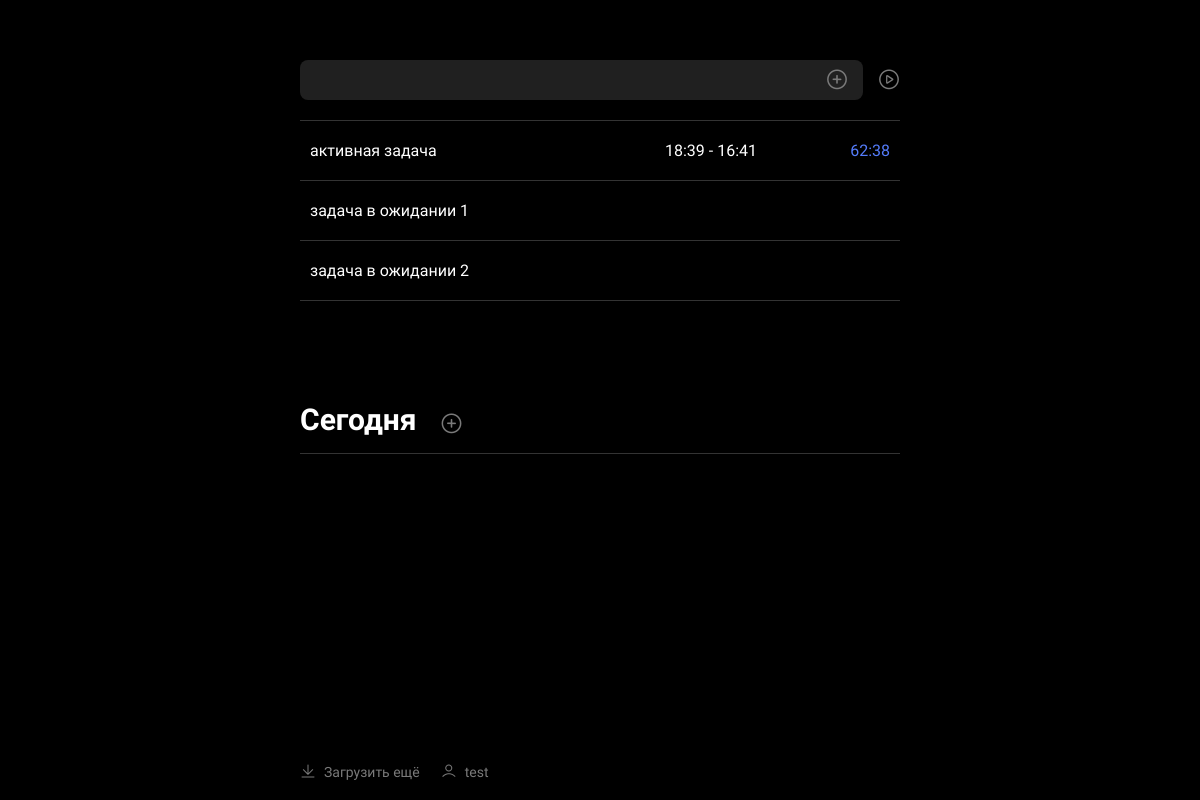
/ (signed in), run on an earlier commit of the app's database.
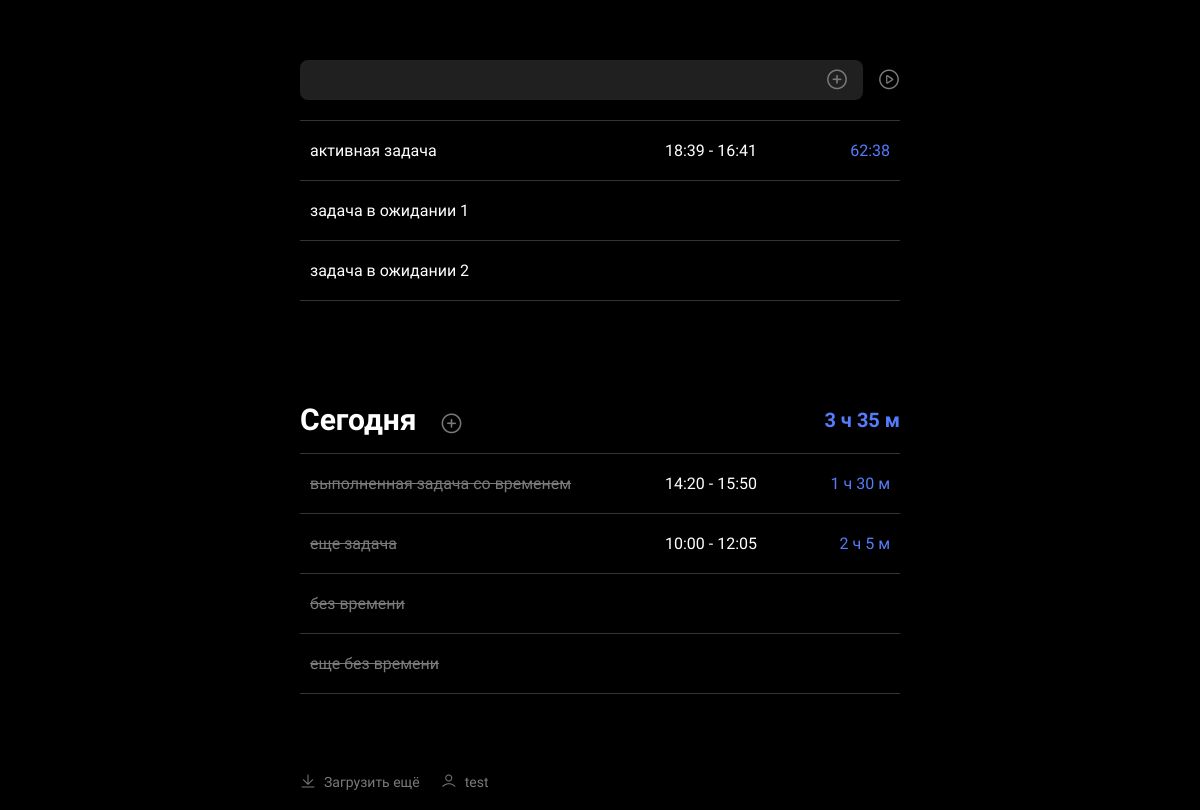
And on a later commit of the database.
### main_app/models.py (models this page shows)
class TaskList(models.Model):
    user = models.ForeignKey(User, on_delete=models.CASCADE, related_name='tasks')
    task_name = models.CharField(max_length=255)
    creation_time = models.DateTimeField(auto_now_add=True)
    task_current_time = models.DateTimeField(null=True)
    is_active = models.BooleanField(default=False)
    is_completed = models.BooleanField(default=False)
    order = models.IntegerField(default=100000)
    completed_task_start_time = models.DateTimeField(null=True, blank=True)
    completed_task_end_time = models.DateTimeField(null=True, blank=True)
    def __str__(self):
        return self.task_name
    class Meta:
        verbose_name = 'Список задач'
        verbose_name_plural = 'Список задач'
    def get_active_task_start_time(self):
        if not self.task_current_time:
            self.task_current_time = timezone.now()
            self.save()
        local_time = timezone.localtime(self.task_current_time, timezone=timezone.get_current_timezone())
        return local_time.strftime('%H:%M')
    @staticmethod
    def get_active_task_current_time():
        return datetime.now().strftime('%H:%M')
    def get_active_task_time_difference(self):
        time_difference = timezone.now() - self.creation_time
        return timedelta_to_minutes_and_seconds(time_difference)
    def get_completed_task_start_time(self):
        local_time = timezone.localtime(self.completed_task_start_time, timezone=timezone.get_current_timezone())
        return local_time.strftime('%H:%M')
    def get_completed_task_end_time(self):
        local_time = timezone.localtime(self.completed_task_end_time, timezone=timezone.get_current_timezone())
        return local_time.strftime('%H:%M')
    def get_completed_task_time_difference(self):
        total_seconds = (self.completed_task_end_time - self.completed_task_start_time).total_seconds()
        hours = total_seconds // 3600
        minutes = (total_seconds % 3600) // 60
        return f'{int(hours)} ч {int(minutes)} м' if hours > 0 else f'{int(minutes)} м'

### main_app/views.py (the view)
# urls.py: path('', views.index, name='index'),
@require_GET
@login_required
def index(request):
    active_task = TaskList.objects.filter(user=request.user, is_active=True).first()
    pending_tasks = TaskList.objects.filter(user=request.user, is_active=False, is_completed=False).order_by('order')
    completed_tasks_with_time = TaskList.objects.filter(
        user=request.user,
        is_completed=True,
        completed_task_start_time__date=today.date()
    ).order_by('-completed_task_start_time')
    completed_tasks_total_time = get_completed_tasks_total_time(completed_tasks_with_time)
    completed_tasks_no_time = TaskList.objects.filter(
        user=request.user,
        is_completed=True,
        creation_time__date=today.date(),
        completed_task_start_time__isnull=True
    )
    form = ChangeLoginAndPasswordForm(request.POST)
    return render(request, 'main_app/index.html', {
        'active_task': active_task,
        'pending_tasks': pending_tasks,
        'completed_tasks_with_time': completed_tasks_with_time,
        'completed_tasks_total_time': completed_tasks_total_time,
        'completed_tasks_no_time': completed_tasks_no_time,
        'month_day': today.date().day,
        'month': MONTHS.get(today.date().month),
        'form': form,
    })

### main_app/utils.py (called while the page is built)
def timedelta_to_minutes_and_seconds(td):
    minutes = td.seconds // 60
    seconds = td.seconds % 60
    return '{:02}:{:02}'.format(minutes, seconds)

def get_completed_tasks_total_time(completed_tasks):
    total_seconds = sum(
        (task.completed_task_end_time - task.completed_task_start_time).total_seconds()
        for task in completed_tasks
    )
    hours = total_seconds // 3600
    minutes = (total_seconds % 3600) // 60
    return f'{int(hours)} ч {int(minutes)} м' if hours > 0 else f'{int(minutes)} м'

### users/forms.py (called while the page is built, shortened)
    def clean_username(self):
        username = self.cleaned_data.get('username')
        if username:
            if User.objects.filter(username=username).exists():
                raise forms.ValidationError('Пользователь с таким именем уже существует')
        return username

    def clean_new_password2(self):
        new_password1 = self.cleaned_data.get('new_password1')
        new_password2 = self.cleaned_data.get('new_password2')
        return new_password2

### main_app/templates/main_app/index.html (shortened to what the changed rows need)
{% extends 'base.html' %}
{% load custom_filters %}
{% block content %}
<main class="main">
    <div class="container">
        <div class="tasks">
            <div class="tasks__block active__tasks">
                <ul class="tasks__block__list sortable__list" id="upper__tasks__block__list">
                    {% for task in pending_tasks %}
                    <li class="tasks__block__list__item list__item waiting-task">
                        <a href="#edit-task-popup" class="list__item__link popup-link" data-item-id="{{ task.pk }}">
                            <div class="list__item__title">{{ task }}</div>
                        </a>
                    </li>
                    {% endfor %}
                </ul>
            </div>
            <div class="tasks__block">
                <div class="tasks__block__info">
                    <div class="tasks__block__info__title">
                        <h2>Сегодня</h2>
                        <a href="#add-completed-task-popup" class="popup-link">
                        </a>
                    </div>
                    <div class="tasks__block__info__time">
                        {% if completed_tasks_total_time != "0 м" %}
                        {{ completed_tasks_total_time }}
                        {% endif %}
                    </div>
                </div>
                <ul class="tasks__block__list" id="today__tasks__block__list">
                    {% for task in completed_tasks_with_time %}
                    <li class="tasks__block__list__item list__item done with__time">
                        <a href="#edit-completed-task-popup" class="list__item__link popup-link"
                           data-item-id="{{ task.pk }}">
                            <div class="list__item__title">{{ task }}</div>
                            <div class="list__item__strend">
                                {{ task.get_completed_task_start_time }} -
                                {{ task.get_completed_task_end_time }}
                            </div>
                            <div class="list__item__spendtime">
                                {{ task.get_completed_task_time_difference }}
                            </div>
                        </a>
                    </li>
                    {% endfor %}
                    {% for task in completed_tasks_no_time %}
                    <li class="tasks__block__list__item list__item done">
                        <a href="#edit-completed-task-popup" class="list__item__link popup-link"
                           data-item-id="{{ task.pk }}">
                            <div class="list__item__title">{{ task }}</div>
                            <div class="list__item__strend"></div>
                            <div class="list__item__spendtime"></div>
                        </a>
                    </li>
                    {% endfor %}
                </ul>
            </div>
        </div>
    </div>
</main>
{% endblock content %}

What changed in the data, as far as the page shows it:
now on this page (row edited): TaskList: task_name "выполненная задача со временем", get_completed_task_start_time "14:20", get_completed_task_end_time "15:50", get_completed_task_time_difference "1 ч 30 м", shown under "Сегодня"
now on this page (row edited): TaskList: task_name "еще задача", get_completed_task_start_time "10:00", get_completed_task_end_time "12:05", get_completed_task_time_difference "2 ч 5 м", shown under "Сегодня"
now on this page (row edited): TaskList: task_name "без времени"
now on this page (row edited): TaskList: task_name "еще без времени"
Also different on the page:
{{ completed_tasks_total_time }}: (not shown) → "3 ч 35 м"
